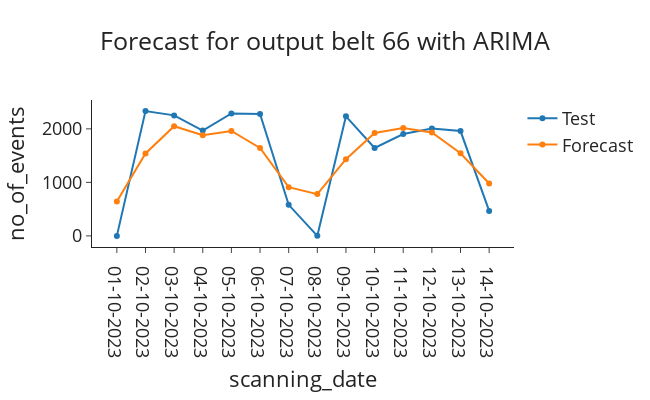
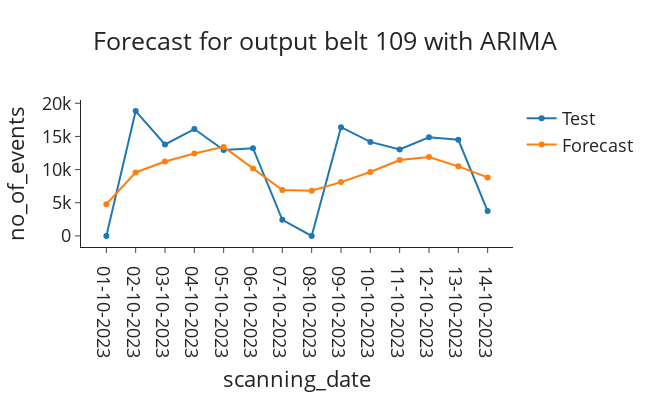

Source (notebook cell) for these figures, in order:
### Markdown cell above
### Predictions ARIMA model
Make forecasts for all sorting centers and report the important KPIs to evaluate the performance. These are the mean squared error (MSE), variance squared error (VSE) and mean absolute error (MAE)

### Code cell
df_ARIMA = df.copy()

planning_horizon = 14

train = df_ARIMA[df_ARIMA["month"] <= 9] # Train on first 9 months
test = df_ARIMA[(df_ARIMA["month"] == 10) & (df_ARIMA["day"] <= planning_horizon)] # Test on first two weeks of 10th month

starting_date = "01-10-2023"

running_time_training = train_ARIMA(train)
forecast_ARIMA(starting_date, planning_horizon, train, test, running_time_training)

result_ARIMA = pd.read_csv('Results/results_ARIMA.csv', delimiter=",")
print(result_ARIMA)

### Figure 1 — Plotly figure (JSON) as saved in the notebook; plotly's stock layout.template omitted (floating-point values rounded to 4 significant figures)
{"data": [{"name": "Test", "type": "scatter", "x": ["01-10-2023", "02-10-2023", "03-10-2023", "04-10-2023", "05-10-2023", "06-10-2023", "07-10-2023", "08-10-2023", "09-10-2023", "10-10-2023", "11-10-2023", "12-10-2023", "13-10-2023", "14-10-2023"], "y": [0.0001, 2332, 2252, 1969, 2288, 2277, 581, 1, 2234, 1644, 1903, 2008, 1959, 467]}, {"name": "Forecast", "type": "scatter", "x": ["01-10-2023", "02-10-2023", "03-10-2023", "04-10-2023", "05-10-2023", "06-10-2023", "07-10-2023", "08-10-2023", "09-10-2023", "10-10-2023", "11-10-2023", "12-10-2023", "13-10-2023", "14-10-2023"], "y": [643.1, 1541.0, 2050.0, 1882.0, 1961.0, 1643.0, 910.5, 780.7, 1434.0, 1924.0, 2015.0, 1933.0, 1543.0, 979.8]}], "layout": {"font": {"size": 18}, "height": 400, "title": {"text": "Forecast for output belt 66 with ARIMA", "x": 0.5}, "width": 650, "xaxis": {"title": {"text": "scanning_date"}}, "yaxis": {"title": {"text": "no_of_events"}}}}

### Figure 2 — Plotly figure (JSON) as saved in the notebook; plotly's stock layout.template omitted (floating-point values rounded to 4 significant figures)
{"data": [{"name": "Test", "type": "scatter", "x": ["01-10-2023", "02-10-2023", "03-10-2023", "04-10-2023", "05-10-2023", "06-10-2023", "07-10-2023", "08-10-2023", "09-10-2023", "10-10-2023", "11-10-2023", "12-10-2023", "13-10-2023", "14-10-2023"], "y": [0.0001, 18818, 13789, 16112, 12949, 13218, 2433, 0.0001, 16401, 14169, 13025, 14881, 14489, 3738]}, {"name": "Forecast", "type": "scatter", "x": ["01-10-2023", "02-10-2023", "03-10-2023", "04-10-2023", "05-10-2023", "06-10-2023", "07-10-2023", "08-10-2023", "09-10-2023", "10-10-2023", "11-10-2023", "12-10-2023", "13-10-2023", "14-10-2023"], "y": [4788.0, 9565.0, 11220.0, 12420.0, 13420.0, 10150.0, 6923.0, 6796.0, 8113.0, 9635.0, 11440.0, 11900.0, 10490.0, 8822.0]}], "layout": {"font": {"size": 18}, "height": 400, "title": {"text": "Forecast for output belt 109 with ARIMA", "x": 0.5}, "width": 650, "xaxis": {"title": {"text": "scanning_date"}}, "yaxis": {"title": {"text": "no_of_events"}}}}
